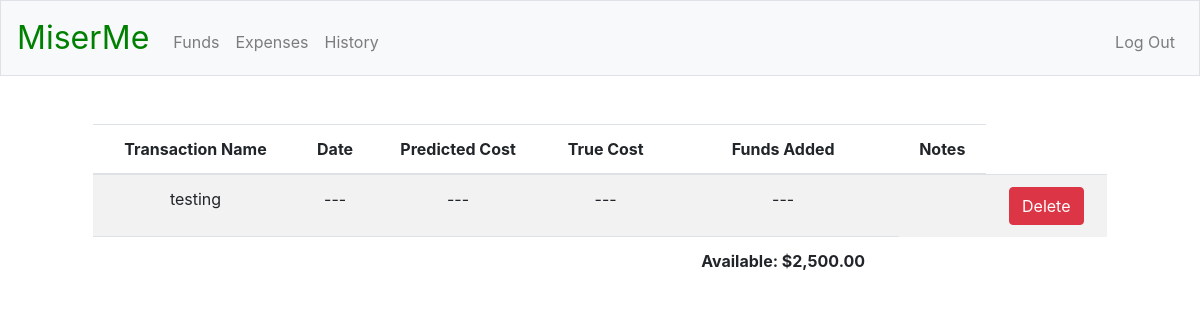
The app's page / (signed in) with its own data.
### tables this page shows
CREATE TABLE finances (
funds_id INTEGER PRIMARY KEY AUTOINCREMENT NOT NULL,
user_id INTEGER NOT NULL,
txn_name TEXT NOT NULL,
date TEXT NOT NULL,
predicted_cost REAL NOT NULL,
true_cost REAL NOT NULL,
funds_added REAL NOT NULL DEFAULT "---",
notes TEXT NOT NULL,
FOREIGN KEY(user_id) REFERENCES registrants(id));

### app.py (the view)
@app.route("/")
@login_required
def index():
    c.execute("SELECT txn_name, date, predicted_cost, true_cost, funds_added, notes FROM finances WHERE user_id = :user_id", {"user_id": session["user_id"]})
    rows = c.fetchall()
    funds_snapshot = []
    for row in rows:
        funds_snapshot.append({
            "name": row[0],
            "date": row[1],
            "predict": usd(row[2]),
            "true": usd(row[3]),
            "added": usd(row[4]),
            "notes": row[5]
        })
    c.execute("SELECT funds FROM registrants WHERE id = :user_id", {"user_id": session["user_id"]})
    rows = c.fetchall()
    current_funds = usd(rows[0][0])
    return render_template("index.html", funds_snapshot=funds_snapshot, current_funds=current_funds)

### helpers.py (called while the page is built)
def login_required(f):
    @wraps(f)
    def decorated_functions(*args, **kwargs):
        if session.get("user_id") is None:
            return redirect("/login")
        return f(*args, **kwargs)
    return decorated_functions

def usd(value):
    if isinstance(value, float):
        return f"${value:,.2f}"
    else:
        return value

### templates/index.html (shortened to what this page needs)
{% extends "layout.html" %}
{% block main %}
<div class="col-12">
    <table class="table table-striped">
        <thead>
            <tr>
                <th>Transaction Name</th>
                <th>Date</th>
                <th>Predicted Cost</th>
                <th>True Cost</th>
                <th>Funds Added</th>
                <th>Notes</th>
            </tr>
        </thead>
        <tbody>
            {% for i in funds_snapshot %}
            <tr>
                <td>{{ i["name"] }}</td>
                <td>{{ i["date"] }}</td>
                <td>{{ i["predict"] }}</td>
                <td>{{ i["true"] }}</td>
                <td>{{ i["added"] }}</td>
                <td>{{ i["notes"] }}</td>
                <td><button class="btn btn-danger">Delete</button></td>
            </tr>
            {% endfor %}
        </tbody>
        <tfoot>
            <tr>
                <td colspan="4"></td>
                <td style="font-weight:bold;">Available: {{ current_funds }}</td>
            </tr>
        </tfoot>
    </table>
</div>
{% endblock %}

### templates/layout.html (shortened to what this page needs)
<!DOCTYPE html>
<html lang="en">
    <head>
        <link rel="stylesheet" href="https://stackpath.bootstrapcdn.com/bootstrap/4.5.2/css/bootstrap.min.css">
        <link href="/static/styles.css" rel="stylesheet">
    </head>
    <body>
        <nav class="navbar navbar-expand-md navbar-light bg-light border">
            <a class="navbar-brand" href="/"><span class="miserme_brand">MiserMe</span></a>
            <div class="collapse navbar-collapse" id="navbar">
                {% if session.user_id %}
                    <ul class="navbar-nav mr-auto mt-2">
                        <li class="nav-item"><a class="nav-link" href="/add_funds">Funds</a></li>
                        <li class="nav-item"><a class="nav-link" href="/expense">Expenses</a></li>
                        <li class="nav-item"><a class="nav-link" href="/history">History</a></li>
                    </ul>
                    <ul class="navbar-nav ml-auto mt-2">
                        <li class="nav-item"><a class="nav-link" href="/logout">Log Out</a></li>
                    </ul>
                {% else %}
                    <ul class="navbar-nav ml-auto mt-2">
                        <li class="nav-item"><a class="nav-link" href="/register">Register</a></li>
                        <li class="nav-item"><a class="nav-link" href="/login">Log In</a></li>
                    </ul>
                {% endif %}
            </div>
        </nav>
        <main class="container p-5">
            {% block main %}{% endblock %}
        </main>
    </body>
</html>

### static/styles.css (style rules this page uses)
main { overflow-x: auto; text-align: center; }
nav .navbar-brand { font-size: xx-large; }
nav .navbar-brand .miserme_brand { color: green; }

### records on screen
finances: name "testing", date "---", predict "---", true "---", added "---"

### other values on screen
{{ current_funds }} "$2,500.00"
